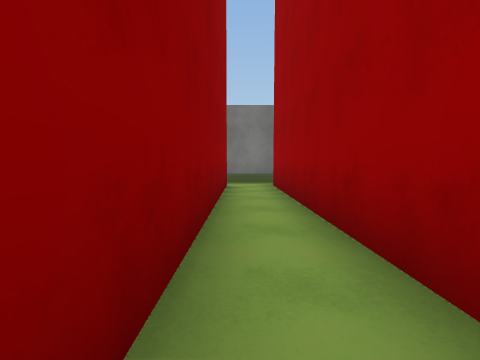
view 1 (above)

21 first-person views from a walk through a 3-D level made in the Unity game engine. The camera is 1.2 m above the floor, tilts 4° down and sees 90° across. The floor is counted in squares, 2 m on a side. Each view is taken from the middle of a square. On the plan, view 1 faces up. The plan holds only what a view shows up to about 9 squares ahead; the rest is blank. The place goes on beyond the plan. The player is left out. Some animated figures are left out. Surface patterns are stand-ins for the level's own textures.

view 2
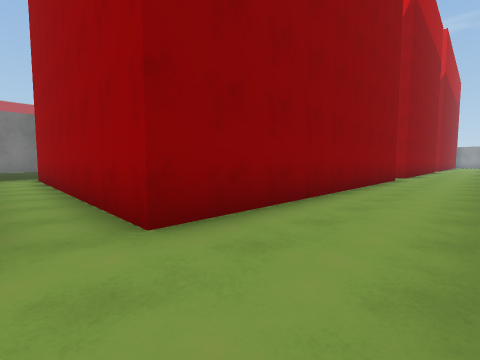

view 3
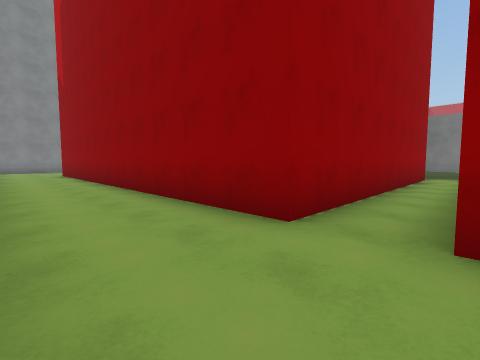

view 4
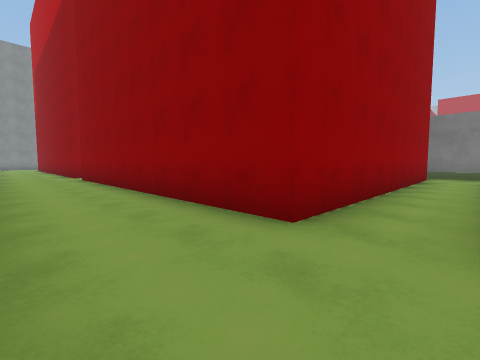

view 5
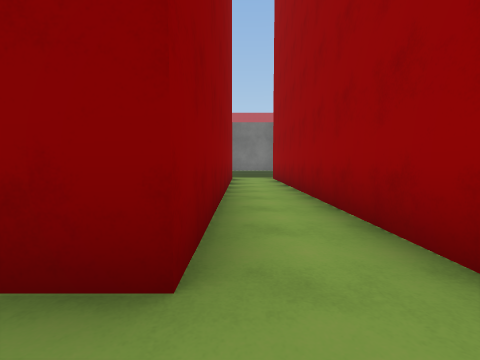

view 6
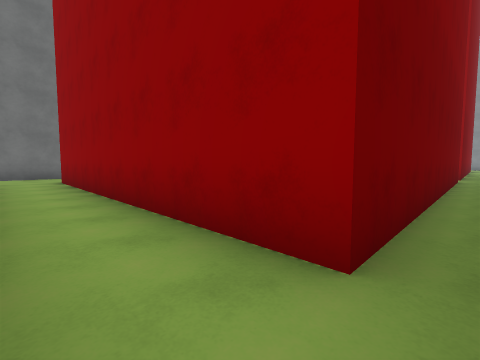

view 7
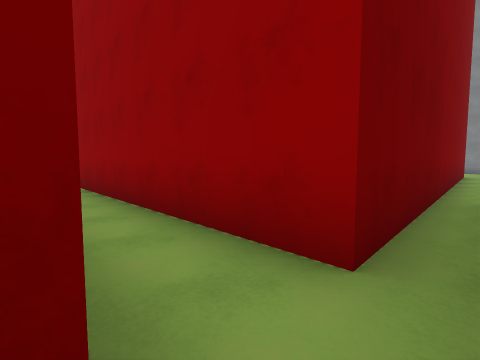

view 8
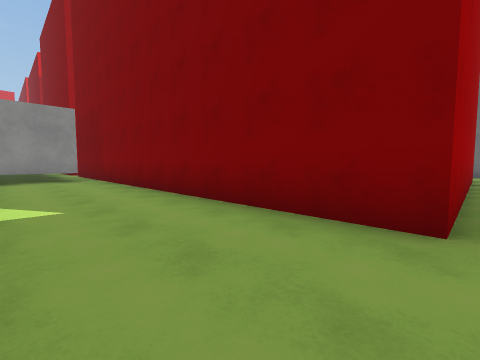

view 9
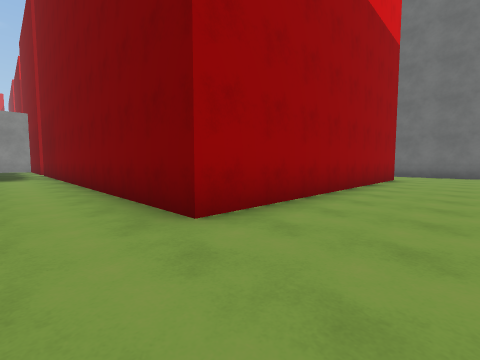

view 10
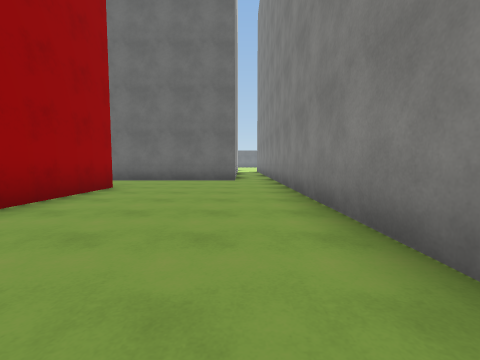

view 11
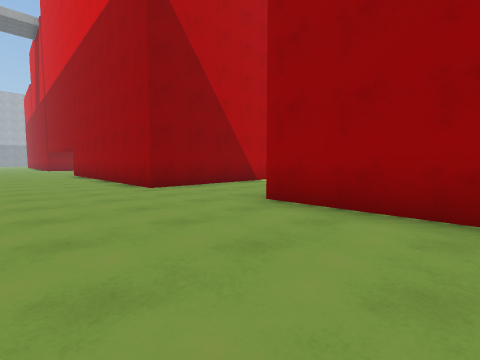

view 12
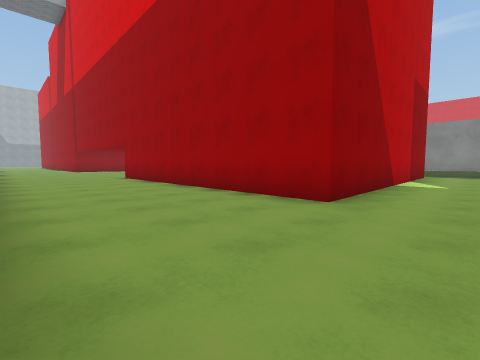

view 13
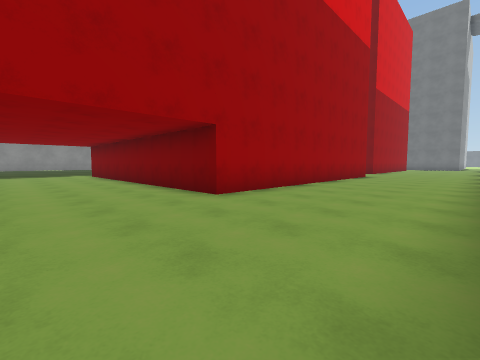

view 14
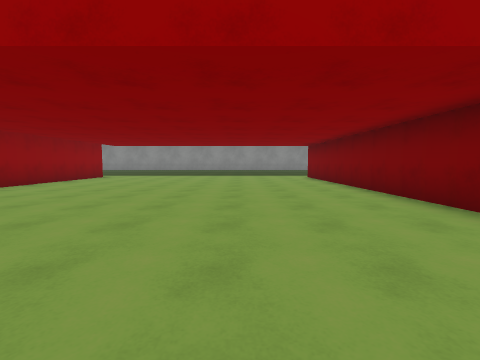

view 15
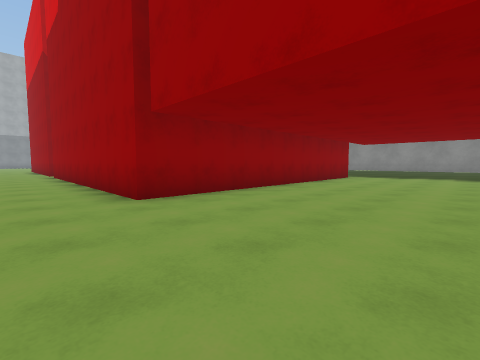

view 16
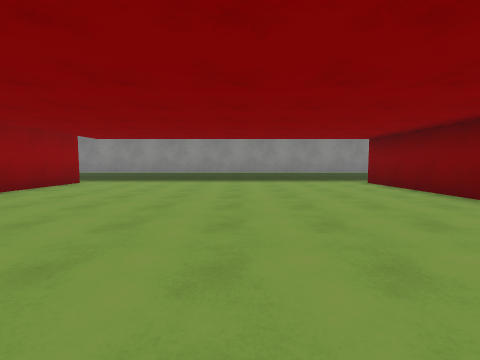

view 17
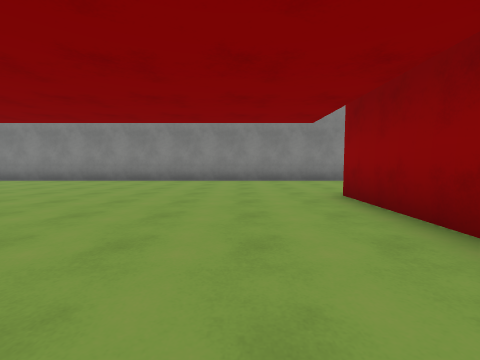

view 18
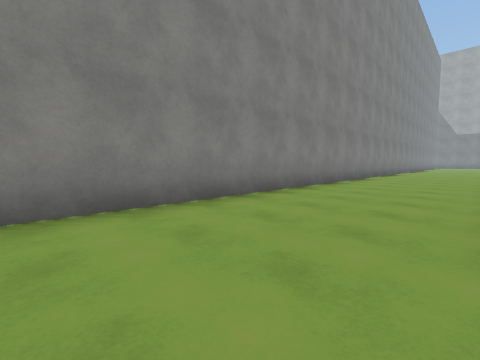

view 19
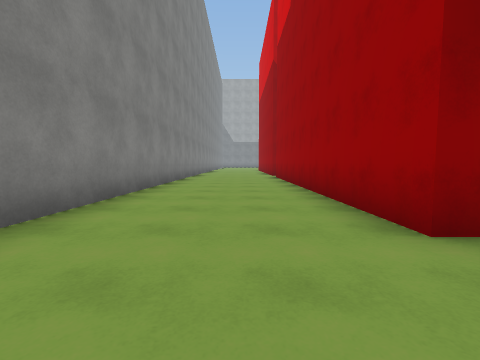

view 20
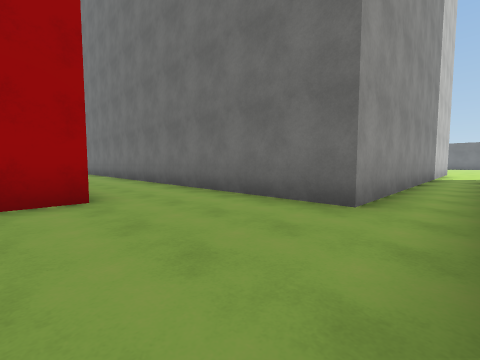

view 21
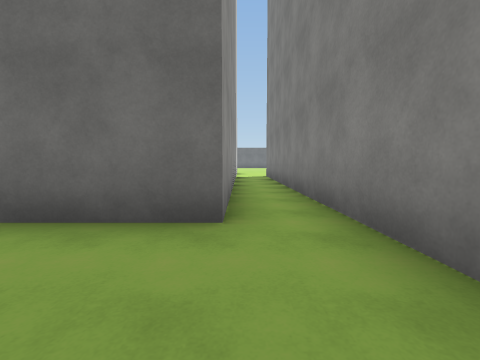

### Floor plan
Points are (right, up) in squares from view 1. A wall is a line through its corners. A room is listed if a view was taken in it or the views show most of it. See-through windows are left out.
Room 1 (view 1)
walls: (1.1, 7.2) (-0.5, 7.2); (-4.6, 6.5) (-0.4, 6.5) (-0.4, -1.9); (0.9, -1.9) (0.9, 6.5)
ways out: opening at (-4, 7) to room 2; opening at (0, -2) to room 2; opening at (0, 7) to room 2
Room 2 (views 2, 3, 4, 5, 6, 7, 8, 9, 10, 11, 12, 13, 14, 15, 16, 17, 18, 19, 20, 21)
walls: (-5.9, 9.6) (-13.4, 9.6) (-13.4, 18.1) (-4.6, 18.1); (-3.8, 7.1) (-3.8, 9); (-3.8, 17.6) (-3.8, 27.5); (0.9, 6.5) (9.7, 6.5) (9.7, -1.9) (0.9, -1.9); (-17.2, 2.9) (-17.2, -10.9); (-12.8, -2) (-12.8, 6.5) (-4.6, 6.5); (-0.4, -1.9) (-9.8, -1.9); (-4.6, 26.9) (-13.4, 26.9) (-13.4, 34.2); (11, 7.2) (9.5, 7.2); (-15.8, -11.5) (-15.8, -4.4) (-7.6, -4.4); (9.5, -4.4) (11, -4.4); (11.3, -1.8) (11.3, 6); (-17.2, 34.6) (-17.2, 16.8)
ways out: opening at (-4, 7) to room 1; opening at (0, -2) to room 1; opening at (0, 7) to room 1

Where each view was taken, in squares from view 1:
view 1: 0 up, 0 right, facing up
view 2: 4 down, 0 right, facing up-right
view 3: 4 down, 1 right, facing up-left
view 4: 4 down, 11 right, facing up-left
view 5: 3 down, 10 right, facing up
view 6: 7 up, 11 right, facing down-left
view 7: 7 up, 1 right, facing down-left
view 8: 9 up, 13 left, facing down-right
view 9: 8 up, 15 left, facing down-right
view 10: 4 up, 16 left, facing down
view 11: 4 up, 16 left, facing up-right
view 12: 8 up, 17 left, facing up-right
view 13: 21 up, 17 left, facing down-right
view 14: 21 up, 15 left, facing right
view 15: 23 up, 15 left, facing up-right
view 16: 22 up, 12 left, facing right
view 17: 25 up, 9 left, facing left
view 18: 25 up, 14 left, facing up-left
view 19: 25 up, 15 left, facing up
view 20: 1 down, 17 left, facing down-right
view 21: 2 down, 16 left, facing down
